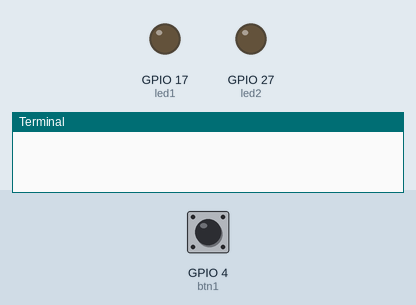
This program was run on a simulated Raspberry Pi (BCM pin numbers). Parts: output pins drawn as LEDs (lit = HIGH), the last lines printed to the terminal. Dashed ring = blinking. Inputs (shaded band) come from the test bench; at power-on: GPIO 4 (btn1) HIGH.

Above: at 5.0 s.
5.1 s: GPIO 4 (btn1) pulled LOW for 0.15 s
At 5.9 s:
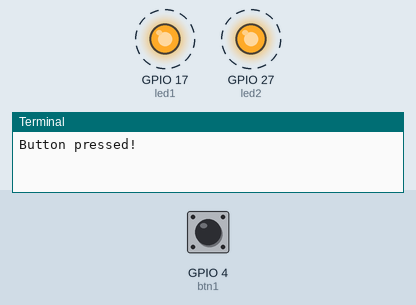
Timing chart, 0 to 14.2 s (numbered marks = the images above; inputs shaded):
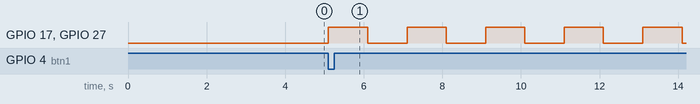

The program:

LedControl.py
```python
from gpiozero import Button, LED
from signal import pause
from time import sleep


class LedControl(object):

    def __init__(self):
        pass

    def run(self, repeat=1, slp=1):
        btn1 = Button(4)
        led1 = LED(17)
        led2 = LED(27)

        while not btn1.is_pressed:
             pass
        print("Button pressed!")

        for i in range(0, repeat):
            led1.on()
            led2.on()
            sleep(slp)
            led1.off()
            led2.off()
            sleep(slp)


if __name__ == '__main__':
    lc = LedControl()
    lc.run(7, 1)
    
```

Measured:
- after the input at 5.1 s, GPIO 17 (led1), GPIO 27 (led2): alternates HIGH for 1.0 s and LOW for 1.0 s, starting at once
